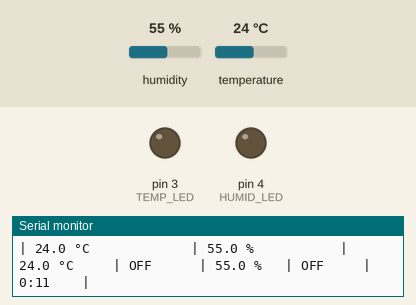
Recording of a sketch running on a simulated Arduino Uno, built with avr-gcc and run on an emulated ATmega328P. On the bench: output pins drawn as LEDs (lit = HIGH), the last lines printed to the serial monitor. The test bench sets the inputs (shaded band); at power-on: humidity 55 %, temperature 24 °C.

Above: at 11.6 s.
11.7 s: humidity set to 58 %
15.8 s: humidity set to 61 %
At 18.0 s:
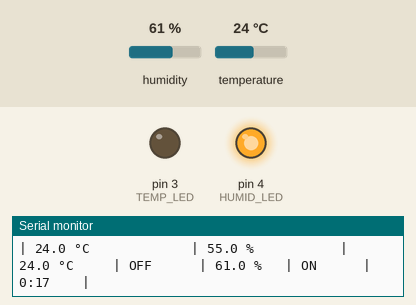
18.3 s: temperature set to 27 °C
20.1 s: temperature set to 30 °C
At 21.5 s:
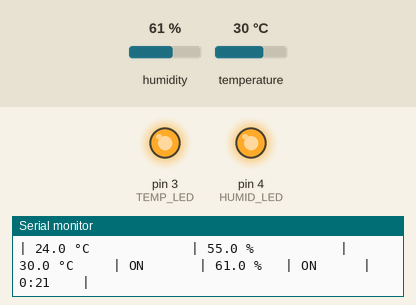
22.5 s: humidity set to 22 %
At 24.3 s:
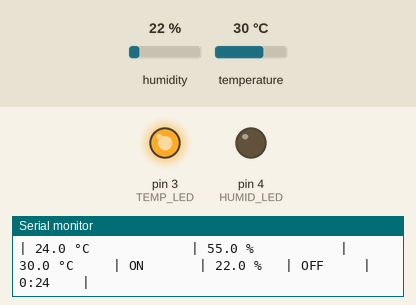
24.6 s: humidity set to 68 %
At 26.0 s:
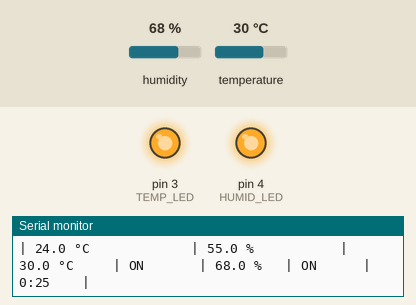
Timing chart, 0 to 27.6 s (numbered marks = the images above; inputs shaded):
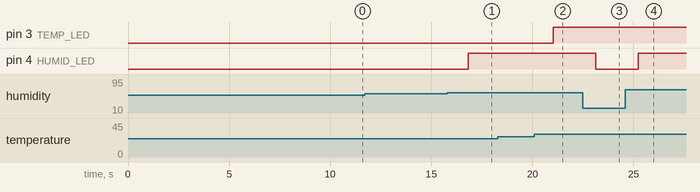

The sketch:

code_02.ino
```cpp
#include <DHT.h>

// Definições do sensor de temperatura/humidade
#define DHTPIN 2    // Pino onde o sensor DHT está conectado
#define DHTTYPE DHT11 // Tipo do sensor (DHT11 ou DHT22)

// Inicialização do sensor
DHT dht(DHTPIN, DHTTYPE);

// Definições dos LEDs
#define TEMP_LED 3   // LED para o sensor de temperatura
#define HUMID_LED 4  // LED para o sensor de umidade

// Variáveis para armazenar os valores iniciais
float initialTemp = 0.0;
float initialHumidity = 0.0;

// Variável para controlar a exibição do cabeçalho
int rowCount = 0;

// Tempo máximo de execução em milissegundos (15 minutos)
unsigned long maxTime = 900000;  // 15 minutos em milissegundos
unsigned long startTime;  // Variável para armazenar o tempo de início

// Variável de controle para indicar se o sistema já foi finalizado
bool isFinished = false;

void setup() {
  // Inicialização do monitor serial
  Serial.begin(9600);
  Serial.println("Iniciando o sistema...");

  // Inicialização do sensor DHT
  dht.begin();

  // Configuração dos LEDs como saída
  pinMode(TEMP_LED, OUTPUT);
  pinMode(HUMID_LED, OUTPUT);

  // Calcular médias para valores iniciais
  Serial.println("Calculando os valores iniciais...");
  int numReadings = 0;
  float tempSum = 0.0;
  float humiditySum = 0.0;

  startTime = millis();  // Armazena o tempo de início
  unsigned long elapsedTime = 0;  // Variável para controlar o tempo de execução

  while (elapsedTime < 10000) { // Loop por 10 segundos
    float temp = dht.readTemperature();
    float humidity = dht.readHumidity();

    if (!isnan(temp) && !isnan(humidity)) { // Adiciona leituras válidas
      tempSum += temp;
      humiditySum += humidity;
      numReadings++;
    }
    delay(500); // Lê a cada 0,5 segundos
    elapsedTime = millis() - startTime; // Atualiza o tempo decorrido
  }

  if (numReadings > 0) { // Calcula as médias
    initialTemp = tempSum / numReadings;
    initialHumidity = humiditySum / numReadings;
    Serial.println("Valores iniciais calculados:");
    Serial.print("Temperatura Inicial Média: ");
    Serial.print(initialTemp, 1);
    Serial.println(" °C");
    Serial.print("Humidade Inicial Média: ");
    Serial.print(initialHumidity, 1);
    Serial.println(" %");
  } else {
    Serial.println("Erro: Não foi possível calcular os valores iniciais. Verifique o sensor.");
  }

  // Exibe cabeçalho da tabela
  printHeader();
}

void loop() {
  // Verifica se o tempo limite foi atingido
  if (millis() - startTime >= maxTime) {
    if (!isFinished) { // Exibe a mensagem de término apenas uma vez
      Serial.println("+---------------------+------------------+-------------+----------+----------+---------+---------+");
      Serial.println("");
      Serial.println("15 minutos de leituras concluídos. Parando o sistema.");
      isFinished = true;
    }
    return;  // Não executa mais leituras, mas mantém o programa funcionando
  }

  // Lê os valores atuais de temperatura e humidade
  float currentTemp = dht.readTemperature();
  float currentHumidity = dht.readHumidity();

  // Verifica se as leituras são válidas
  if (isnan(currentTemp) || isnan(currentHumidity)) {
    Serial.println("Erro ao ler os sensores.");
    return;
  }

  // Calcula o tempo decorrido
  unsigned long elapsedTime = millis() - startTime;
  unsigned long minutes = (elapsedTime / 60000); // Converte para minutos
  unsigned long seconds = (elapsedTime % 60000) / 1000; // Converte para segundos

  // Atualiza os LEDs conforme as condições
  digitalWrite(TEMP_LED, currentTemp >= initialTemp + 5 ? HIGH : LOW);
  digitalWrite(HUMID_LED, currentHumidity >= initialHumidity + 5 ? HIGH : LOW);

  // Exibe os valores na tabela
  Serial.print("| ");
  Serial.print(initialTemp, 1);
  Serial.print(" °C             | ");
  Serial.print(initialHumidity, 1);
  Serial.print(" %           | ");

  Serial.print(currentTemp, 1);
  Serial.print(" °C     | ");
  Serial.print(currentTemp >= initialTemp + 5 ? "ON " : "OFF");
  Serial.print("      | ");
  Serial.print(currentHumidity, 1);
  Serial.print(" %   | ");
  Serial.print(currentHumidity >= initialHumidity + 5 ? "ON " : "OFF");
  Serial.print("     | ");

  // Exibe o tempo decorrido (minutos:segundos)
  Serial.print(minutes);
  Serial.print(":");
  if (seconds < 10) {
    Serial.print("0");  // Adiciona o zero à frente dos segundos menores que 10
  }
  Serial.print(seconds);
  Serial.println("    |");

  // Incrementa contador de linhas
  rowCount++;

  // Exibe o cabeçalho a cada 20 linhas para facilitar a leitura
  if (rowCount >= 20) {
    printHeader();
    rowCount = 0;
  }

  // Intervalo entre as leituras (1 segundo)
  delay(1000);
}

void printHeader() {
  Serial.println("+---------------------+------------------+-------------+----------+----------+---------+---------+");
  Serial.println("| Temperatura Inicial | Humidade Inicial | Temperatura | LED Temp | Humidade | LED Hum |  Tempo  |");
  Serial.println("+---------------------+------------------+-------------+----------+----------+---------+---------+");
}
```

Measured:
- the behaviour switches between 59 and 60 % on humidity (found by bisection; images 0 and 1)
- the behaviour switches between 28 and 29 °C on temperature (found by bisection; images 1 and 2)
- after the input at 15.8 s, pin 4 (HUMID_LED): LOW → HIGH after 1.0 s
- after the input at 20.1 s, pin 3 (TEMP_LED): LOW → HIGH after 0.94 s
- after the input at 22.5 s, pin 4 (HUMID_LED): HIGH → LOW after 0.64 s
- after the input at 24.6 s, pin 4 (HUMID_LED): LOW → HIGH after 0.64 s
